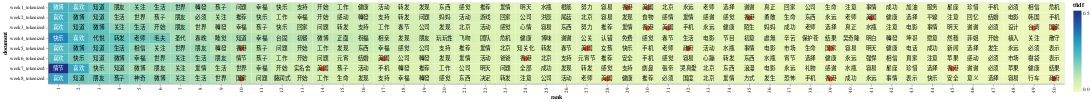

Notebook code for this chart:
### Markdown cell above
Let's make a heatmap that shows the highest TF-IDF scoring words for each president, and let's put a red dot next to two terms of interest: "war" and "peace":

The code below was contributed by [Eric Monson](https://github.com/emonson). Thanks, Eric!

### Code cell
import altair as alt
import numpy as np

# Terms in this list will get a red dot in the visualization
term_list = ['国家', '政府','美国','台湾','香港']

# adding a little randomness to break ties in term ranking
top_tfidf_plusRand = top_tfidf.copy()
top_tfidf_plusRand['tfidf'] = top_tfidf_plusRand['tfidf'] + np.random.rand(top_tfidf.shape[0])*0.0001

# base for all visualizations, with rank calculation
base = alt.Chart(top_tfidf_plusRand).encode(
    x = 'rank:O',
    y = 'document:N'
).transform_window(
    rank = "rank()",
    sort = [alt.SortField("tfidf", order="descending")],
    groupby = ["document"],
)

# heatmap specification
heatmap = base.mark_rect().encode(
    color = 'tfidf:Q'
)

# red circle over terms in above list
circle = base.mark_circle(size=100).encode(
    color = alt.condition(
        alt.FieldOneOfPredicate(field='term', oneOf=term_list),
        alt.value('red'),
        alt.value('#FFFFFF00')        
    )
)

# text labels, white for darker heatmap colors
text = base.mark_text(baseline='middle').encode(
    text = 'term:N',
    color = alt.condition(alt.datum.tfidf >= 0.23, alt.value('white'), alt.value('black'))
)

# display the three superimposed visualizations
(heatmap + circle + text).properties(width = 2000)

### Figure 1 — Vega-Lite specification as saved in the notebook (floating-point values rounded to 4 significant figures; data arrays with more than 128 entries replaced by an {"elided": "..."} marker saying what was removed)
{"config": {"view": {"continuousWidth": 400, "continuousHeight": 300}}, "layer": [{"mark": "rect", "encoding": {"color": {"field": "tfidf", "type": "quantitative"}, "x": {"field": "rank", "type": "ordinal"}, "y": {"field": "document", "type": "nominal"}}, "transform": [{"window": [{"op": "rank", "field": "", "as": "rank"}], "groupby": ["document"], "sort": [{"field": "tfidf", "order": "descending"}]}]}, {"mark": {"type": "circle", "size": 100}, "encoding": {"color": {"condition": {"value": "red", "test": {"field": "term", "oneOf": ["国家", "政府", "美国", "台湾", "香港"]}}, "value": "#FFFFFF00"}, "x": {"field": "rank", "type": "ordinal"}, "y": {"field": "document", "type": "nominal"}}, "transform": [{"window": [{"op": "rank", "field": "", "as": "rank"}], "groupby": ["document"], "sort": [{"field": "tfidf", "order": "descending"}]}]}, {"mark": {"type": "text", "baseline": "middle"}, "encoding": {"color": {"condition": {"value": "white", "test": "(datum.tfidf >= 0.23)"}, "value": "black"}, "text": {"field": "term", "type": "nominal"}, "x": {"field": "rank", "type": "ordinal"}, "y": {"field": "document", "type": "nominal"}}, "transform": [{"window": [{"op": "rank", "field": "", "as": "rank"}], "groupby": ["document"], "sort": [{"field": "tfidf", "order": "descending"}]}]}], "data": {"name": "data-a3f0f4189b66119a60fb61456bd4e01e"}, "width": 2000, "$schema": "https://vega.github.io/schema/vega-lite/v4.17.0.json", "datasets": {"data-a3f0f4189b66119a60fb61456bd4e01e": {"elided": "400 records"}}}
